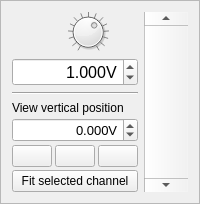
             <widget class="QFrame" name="frame_2">
              <property name="sizePolicy">
               <sizepolicy hsizetype="Minimum" vsizetype="Preferred">
                <horstretch>0</horstretch>
                <verstretch>0</verstretch>
               </sizepolicy>
              </property>
              <property name="maximumSize">
               <size>
                <width>16777215</width>
                <height>16777215</height>
               </size>
              </property>
              <property name="frameShape">
               <enum>QFrame::StyledPanel</enum>
              </property>
              <property name="frameShadow">
               <enum>QFrame::Sunken</enum>
              </property>
              <layout class="QHBoxLayout" name="horizontalLayout_31">
               <item>
                <layout class="QVBoxLayout" name="verticalLayout">
                 <item>
                  <layout class="QHBoxLayout" name="horizontalLayout_7">
                   <item>
                    <widget class="QLabel" name="label_6">
                     <property name="text">
                      <string/>
                     </property>
                     <property name="pixmap">
                      <pixmap resource="../../resources.qrc">:/images/icons/vrange.png</pixmap>
                     </property>
                     <property name="alignment">
                      <set>Qt::AlignLeading|Qt::AlignLeft|Qt::AlignTop</set>
                     </property>
                     <property name="wordWrap">
                      <bool>true</bool>
                     </property>
                    </widget>
                   </item>
                   <item>
                    <widget class="myDial" name="dialVerticalRange">
                     <property name="enabled">
                      <bool>true</bool>
                     </property>
                     <property name="sizePolicy">
                      <sizepolicy hsizetype="Preferred" vsizetype="Fixed">
                       <horstretch>0</horstretch>
                       <verstretch>0</verstretch>
                      </sizepolicy>
                     </property>
                     <property name="minimumSize">
                      <size>
                       <width>0</width>
                       <height>0</height>
                      </size>
                     </property>
                     <property name="maximumSize">
                      <size>
                       <width>16777215</width>
                       <height>40</height>
                      </size>
                     </property>
                     <property name="toolTip">
                      <string>&lt;html&gt;&lt;head/&gt;&lt;body&gt;&lt;p&gt;Value range&lt;/p&gt;&lt;/body&gt;&lt;/html&gt;</string>
                     </property>
                     <property name="autoFillBackground">
                      <bool>false</bool>
                     </property>
                     <property name="minimum">
                      <number>12</number>
                     </property>
                     <property name="maximum">
                      <number>40</number>
                     </property>
                     <property name="pageStep">
                      <number>1</number>
                     </property>
                     <property name="value">
                      <number>30</number>
                     </property>
                     <property name="invertedControls">
                      <bool>false</bool>
                     </property>
                     <property name="notchTarget">
                      <double>2.000000000000000</double>
                     </property>
                     <property name="notchesVisible">
                      <bool>true</bool>
                     </property>
                    </widget>
                   </item>
                  </layout>
                 </item>
                 <item>
                  <widget class="MyDoubleSpinBoxWithUnits" name="doubleSpinBoxRangeVerticalRange">
                   <property name="sizePolicy">
                    <sizepolicy hsizetype="Preferred" vsizetype="Preferred">
                     <horstretch>0</horstretch>
                     <verstretch>0</verstretch>
                    </sizepolicy>
                   </property>
                   <property name="minimumSize">
                    <size>
                     <width>0</width>
                     <height>0</height>
                    </size>
                   </property>
                   <property name="maximumSize">
                    <size>
                     <width>10000000</width>
                     <height>16777215</height>
                    </size>
                   </property>
                   <property name="font">
                    <font>
                     <pointsize>12</pointsize>
                    </font>
                   </property>
                   <property name="toolTip">
                    <string>&lt;html&gt;&lt;head/&gt;&lt;body&gt;&lt;p&gt;&lt;span style=&quot; font-size:8pt;&quot;&gt;Value range&lt;/span&gt;&lt;/p&gt;&lt;/body&gt;&lt;/html&gt;</string>
                   </property>
                   <property name="alignment">
                    <set>Qt::AlignRight|Qt::AlignTrailing|Qt::AlignVCenter</set>
                   </property>
                   <property name="suffix">
                    <string notr="true">V</string>
                   </property>
                   <property name="decimals">
                    <number>3</number>
                   </property>
                   <property name="minimum">
                    <double>0.001000000000000</double>
                   </property>
                   <property name="maximum">
                    <double>10000.000000000000000</double>
                   </property>
                   <property name="value">
                    <double>1.000000000000000</double>
                   </property>
                  </widget>
                 </item>
                 <item>
                  <widget class="Line" name="line_7">
                   <property name="frameShadow">
                    <enum>QFrame::Sunken</enum>
                   </property>
                   <property name="orientation">
                    <enum>Qt::Horizontal</enum>
                   </property>
                  </widget>
                 </item>
                 <item>
                  <layout class="QVBoxLayout" name="verticalLayout_14">
                   <property name="spacing">
                    <number>3</number>
                   </property>
                   <item>
                    <widget class="QLabel" name="label_10">
                     <property name="text">
                      <string>View vertical position</string>
                     </property>
                    </widget>
                   </item>
                   <item>
                    <widget class="MyDoubleSpinBoxWithUnits" name="doubleSpinBoxViewCenter">
                     <property name="sizePolicy">
                      <sizepolicy hsizetype="Preferred" vsizetype="Preferred">
                       <horstretch>0</horstretch>
                       <verstretch>0</verstretch>
                      </sizepolicy>
                     </property>
                     <property name="minimumSize">
                      <size>
                       <width>0</width>
                       <height>0</height>
                      </size>
                     </property>
                     <property name="maximumSize">
                      <size>
                       <width>16777215</width>
                       <height>16777215</height>
                      </size>
                     </property>
                     <property name="font">
                      <font>
                       <pointsize>10</pointsize>
                      </font>
                     </property>
                     <property name="toolTip">
                      <string>&lt;html&gt;&lt;head/&gt;&lt;body&gt;&lt;p&gt;Move graph vertically&lt;/p&gt;&lt;/body&gt;&lt;/html&gt;</string>
                     </property>
                     <property name="alignment">
                      <set>Qt::AlignRight|Qt::AlignTrailing|Qt::AlignVCenter</set>
                     </property>
                     <property name="prefix">
                      <string/>
                     </property>
                     <property name="suffix">
                      <string notr="true">V</string>
                     </property>
                     <property name="decimals">
                      <number>3</number>
                     </property>
                     <property name="minimum">
                      <double>-10000.000000000000000</double>
                     </property>
                     <property name="maximum">
                      <double>10000.000000000000000</double>
                     </property>
                    </widget>
                   </item>
                   <item>
                    <layout class="QHBoxLayout" name="horizontalLayout_21">
                     <property name="spacing">
                      <number>3</number>
                     </property>
                     <item>
                      <widget class="QPushButton" name="pushButtonSetPositive">
                       <property name="sizePolicy">
                        <sizepolicy hsizetype="Preferred" vsizetype="Preferred">
                         <horstretch>0</horstretch>
                         <verstretch>0</verstretch>
                        </sizepolicy>
                       </property>
                       <property name="toolTip">
                        <string>Only positive</string>
                       </property>
                       <property name="text">
                        <string/>
                       </property>
                       <property name="icon">
                        <iconset resource="../../resources.qrc">
                         <normaloff>:/images/icons/verticalPositive.png</normaloff>:/images/icons/verticalPositive.png</iconset>
                       </property>
                       <property name="iconSize">
                        <size>
                         <width>30</width>
                         <height>20</height>
                        </size>
                       </property>
                       <property name="checkable">
                        <bool>false</bool>
                       </property>
                      </widget>
                     </item>
                     <item>
                      <widget class="QPushButton" name="pushButtonSetCenter">
                       <property name="sizePolicy">
                        <sizepolicy hsizetype="Preferred" vsizetype="Preferred">
                         <horstretch>0</horstretch>
                         <verstretch>0</verstretch>
                        </sizepolicy>
                       </property>
                       <property name="toolTip">
                        <string>&lt;html&gt;&lt;head/&gt;&lt;body&gt;&lt;p&gt;Symmetric positive and negative&lt;/p&gt;&lt;/body&gt;&lt;/html&gt;</string>
                       </property>
                       <property name="text">
                        <string/>
                       </property>
                       <property name="icon">
                        <iconset resource="../../resources.qrc">
                         <normaloff>:/images/icons/verticalCenter.png</normaloff>:/images/icons/verticalCenter.png</iconset>
                       </property>
                       <property name="iconSize">
                        <size>
                         <width>30</width>
                         <height>20</height>
                        </size>
                       </property>
                       <property name="checkable">
                        <bool>false</bool>
                       </property>
                       <property name="checked">
                        <bool>false</bool>
                       </property>
                      </widget>
                     </item>
                     <item>
                      <widget class="QPushButton" name="pushButtonSetNegative">
                       <property name="sizePolicy">
                        <sizepolicy hsizetype="Preferred" vsizetype="Preferred">
                         <horstretch>0</horstretch>
                         <verstretch>0</verstretch>
                        </sizepolicy>
                       </property>
                       <property name="toolTip">
                        <string>&lt;html&gt;&lt;head/&gt;&lt;body&gt;&lt;p&gt;Only negative&lt;/p&gt;&lt;/body&gt;&lt;/html&gt;</string>
                       </property>
                       <property name="text">
                        <string/>
                       </property>
                       <property name="icon">
                        <iconset resource="../../resources.qrc">
                         <normaloff>:/images/icons/verticalNegative.png</normaloff>:/images/icons/verticalNegative.png</iconset>
                       </property>
                       <property name="iconSize">
                        <size>
                         <width>30</width>
                         <height>20</height>
                        </size>
                       </property>
                       <property name="checkable">
                        <bool>false</bool>
                       </property>
                      </widget>
                     </item>
                    </layout>
                   </item>
                   <item>
                    <widget class="QPushButton" name="pushButtonRangeFit">
                     <property name="sizePolicy">
                      <sizepolicy hsizetype="Preferred" vsizetype="Fixed">
                       <horstretch>0</horstretch>
                       <verstretch>0</verstretch>
                      </sizepolicy>
                     </property>
                     <property name="text">
                      <string>Fit selected channel</string>
                     </property>
                    </widget>
                   </item>
                  </layout>
                 </item>
                </layout>
               </item>
               <item>
                <widget class="QScrollBar" name="verticalScrollBarVertical">
                 <property name="sizePolicy">
                  <sizepolicy hsizetype="Preferred" vsizetype="Minimum">
                   <horstretch>0</horstretch>
                   <verstretch>0</verstretch>
                  </sizepolicy>
                 </property>
                 <property name="minimumSize">
                  <size>
                   <width>30</width>
                   <height>0</height>
                  </size>
                 </property>
                 <property name="minimum">
                  <number>500</number>
                 </property>
                 <property name="singleStep">
                  <number>10</number>
                 </property>
                 <property name="pageStep">
                  <number>1000</number>
                 </property>
                 <property name="orientation">
                  <enum>Qt::Vertical</enum>
                 </property>
                 <property name="invertedAppearance">
                  <bool>true</bool>
                 </property>
                </widget>
               </item>
              </layout>
             </widget>
